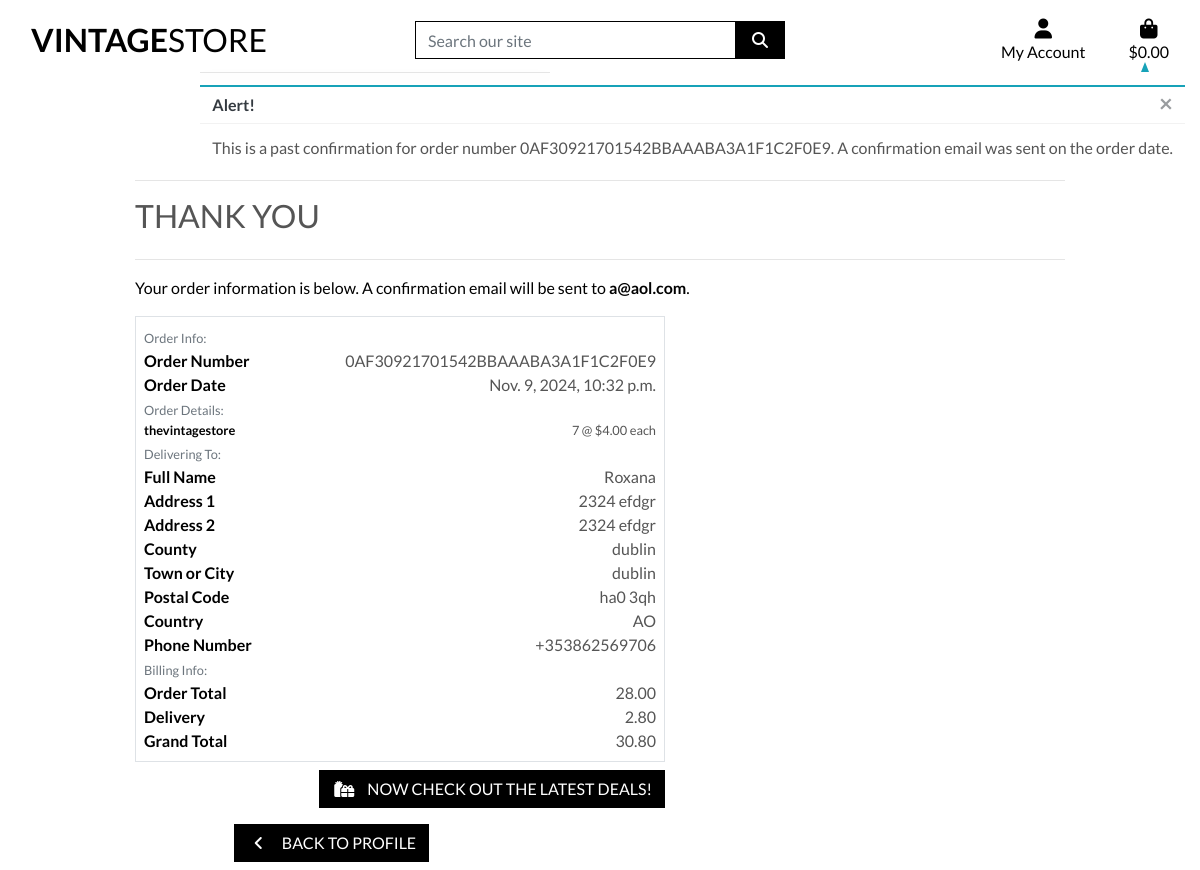
Screenshot of /profile/order_history/0AF30921701542BBAAABA3A1F1C2F0E9 with the database file from the repository.
### checkout/models.py (models this page shows, shortened)
class Order(models.Model):
    order_number = models.CharField(max_length=32, null=False, editable=False)
    user_profile = models.ForeignKey(UserProfile, on_delete=models.SET_NULL,
                                     null=True, blank=True, related_name='orders')
    full_name = models.CharField(max_length=50, null=False, blank=False)
    email = models.EmailField(max_length=254, null=False, blank=False)
    phone_number = models.CharField(max_length=20, null=False, blank=False)
    country = CountryField(blank_label='Country *', null=False, blank=False)
    postcode = models.CharField(max_length=20, null=True, blank=True)
    town_or_city = models.CharField(max_length=40, null=False, blank=False)
    street_address1 = models.CharField(max_length=80, null=False, blank=False)
    street_address2 = models.CharField(max_length=80, null=True, blank=True)
    county = models.CharField(max_length=80, null=True, blank=True)
    date = models.DateTimeField(auto_now_add=True)
    delivery_cost = models.DecimalField(max_digits=6, decimal_places=2, null=False, default=0)
    order_total = models.DecimalField(max_digits=10, decimal_places=2, null=False, default=0)
    grand_total = models.DecimalField(max_digits=10, decimal_places=2, null=False, default=0)
    original_bag = models.TextField(null=False, blank=False, default='')
    stripe_pid = models.CharField(max_length=254, null=False, blank=False, default='')

class OrderLineItem(models.Model):
    order = models.ForeignKey(Order, null=False, blank=False, on_delete=models.CASCADE, related_name='lineitems')
    product = models.ForeignKey(Product, null=False, blank=False, on_delete=models.CASCADE)
    product_size = models.CharField(max_length=2, null=True, blank=True) # XS, S, M, L, XL
    quantity = models.IntegerField(null=False, blank=False, default=0)
    lineitem_total = models.DecimalField(max_digits=6, decimal_places=2, null=False, blank=False, editable=False)

### products/models.py (models this page shows, shortened)
class Product(models.Model):
    category = models.ForeignKey('Category', null=True, blank=True, on_delete=models.SET_NULL)
    sku = models.CharField(max_length=254, null=True, blank=True)
    name = models.CharField(max_length=254)
    description = models.TextField()
    has_sizes = models.BooleanField(default=False, null=True, blank=True)
    price = models.DecimalField(max_digits=6, decimal_places=2)
    rating = models.DecimalField(max_digits=6, decimal_places=2, null=True, blank=True)
    image_url = models.URLField(max_length=1024, null=True, blank=True)
    image = models.ImageField(null=True, blank=True)

### profiles/views.py (the view)
# urls.py: path('order_history/<order_number>', views.order_history, name='order_history'),
def order_history(request, order_number):
    order = get_object_or_404(Order, order_number=order_number)
    messages.info(request, (
        f'This is a past confirmation for order number {order_number}. '
        'A confirmation email was sent on the order date.'
    ))
    template = 'checkout/checkout_success.html'
    context = {
        'order': order,
        'from_profile': True,
    }
    return render(request, template, context)

### checkout/templates/checkout/checkout_success.html (shortened to what this page needs)
{% extends "base.html" %}
{% load static %}
{% block extra_css %}
    <link rel="stylesheet" href="{% static 'checkout/css/checkout.css' %}">
{% endblock %}
{% block page_header %}
    <div class="container header-container">
    </div>
{% endblock %}
{% block content %}
    <div class="overlay"></div>
    <div class="container">
        <div class="row">
            <div class="col">
                <hr>
                <h2 class="logo-font mb-4">Thank You</h2>
                <hr>
                <p class="text-black">Your order information is below. A confirmation email will be sent to <strong>{{ order.email }}</strong>.</p>
            </div>
        </div>
        <div class="row">
            <div class="col-12 col-lg-7">
                <div class="order-confirmation-wrapper p-2 border">
                    <div class="row">
                        <div class="col">
                            <small class="text-muted">Order Info:</small>
                        </div>
                    </div>
                    <div class="row">
                        <div class="col-12 col-md-4">
                            <p class="mb-0 text-black font-weight-bold">Order Number</p>
                        </div>
                        <div class="col-12 col-md-8 text-md-right">
                            <p class="mb-0">{{ order.order_number }}</p>
                        </div>
                    </div>
                    <div class="row">
                        <div class="col-12 col-md-4">
                            <p class="mb-0 text-black font-weight-bold">Order Date</p>
                        </div>
                        <div class="col-12 col-md-8 text-md-right">
                            <p class="mb-0">{{ order.date }}</p>
                        </div>
                    </div>
                    <div class="row">
                        <div class="col">
                            <small class="text-muted">Order Details:</small>
                        </div>
                    </div>
                    {% for item in order.lineitems.all %}
                    <div class="row">
                        <div class="col-12 col-md-4">
                            <p class="small mb-0 text-black font-weight-bold">
                                {{ item.product.name }}{% if item.product_size %} - Size {{ item.product.size|upper }}{% endif %}
                            </p>
                        </div>
                        <div class="col-12 col-md-8 text-md-right">
                            <p class="small mb-0">{{ item.quantity }} @ ${{ item.product.price }} each</p>
                        </div>
                    </div>
                    {% endfor %}
                    <div class="row">
                        <div class="col">
                            <small class="text-muted">Delivering To:</small>
                        </div>
                    </div>
                    <div class="row">
                        <div class="col-12 col-md-4">
                            <p class="mb-0 text-black font-weight-bold">Full Name</p>
                        </div>
                        <div class="col-12 col-md-8 text-md-right">
                            <p class="mb-0">{{ order.full_name }}</p>
                        </div>
                    </div>
                    <div class="row">
                        <div class="col-12 col-md-4">
                            <p class="mb-0 text-black font-weight-bold">Address 1</p>
                        </div>
                        <div class="col-12 col-md-8 text-md-right">
                            <p class="mb-0">{{ order.street_address1 }}</p>
                        </div>
                    </div>
                    {% if order.street_address2 %}
                    <div class="row">
                        <div class="col-12 col-md-4">
                            <p class="mb-0 text-black font-weight-bold">Address 2</p>
                        </div>
                        <div class="col-12 col-md-8 text-md-right">
                            <p class="mb-0">{{ order.street_address1 }}</p>
                        </div>
                    </div>
                    {% endif %}
                    {% if order.county %}
                    <div class="row">
                        <div class="col-12 col-md-4">
                            <p class="mb-0 text-black font-weight-bold">County</p>
                        </div>
                        <div class="col-12 col-md-8 text-md-right">
                            <p class="mb-0">{{ order.county }}</p>
                        </div>
                    </div>
                    {% endif %}
                    <div class="row">
                        <div class="col-12 col-md-4">
                            <p class="mb-0 text-black font-weight-bold">Town or City</p>
                        </div>
                        <div class="col-12 col-md-8 text-md-right">
                            <p class="mb-0">{{ order.town_or_city }}</p>
                        </div>
                    </div>
                    {% if order.postcode %}
                    <div class="row">
                        <div class="col-12 col-md-4">
                            <p class="mb-0 text-black font-weight-bold">Postal Code</p>
                        </div>
                        <div class="col-12 col-md-8 text-md-right">
                            <p class="mb-0">{{ order.postcode }}</p>
                        </div>
                    </div>
                    {% endif %}
                    <div class="row">
                        <div class="col-12 col-md-4">
                            <p class="mb-0 text-black font-weight-bold">Country</p>
                        </div>
                        <div class="col-12 col-md-8 text-md-right">
                            <p class="mb-0">{{ order.country }}</p>
                        </div>
                    </div>
                    <div class="row">
                        <div class="col-12 col-md-4">
                            <p class="mb-0 text-black font-weight-bold">Phone Number</p>
                        </div>
                        <div class="col-12 col-md-8 text-md-right">
                            <p class="mb-0">{{ order.phone_number }}</p>
                        </div>
                    </div>
                    <div class="row">
                        <div class="col">
                            <small class="text-muted">Billing Info:</small>
                        </div>
                    </div>
                    <div class="row">
                        <div class="col-12 col-md-4">
                            <p class="mb-0 text-black font-weight-bold">Order Total</p>
                        </div>
                        <div class="col-12 col-md-8 text-md-right">
                            <p class="mb-0">{{ order.order_total }}</p>
                        </div>
                    </div>
                    <div class="row">
                        <div class="col-12 col-md-4">
                            <p class="mb-0 text-black font-weight-bold">Delivery</p>
                        </div>
                        <div class="col-12 col-md-8 text-md-right">
                            <p class="mb-0">{{ order.delivery_cost }}</p>
                        </div>
                    </div>
                    <div class="row">
                        <div class="col-12 col-md-4">
                            <p class="mb-0 text-black font-weight-bold">Grand Total</p>
                        </div>
                        <div class="col-12 col-md-8 text-md-right">
                            <p class="mb-0">{{ order.grand_total }}</p>
                        </div>
                    </div>
                </div>
            </div>
        </div>
        <div class="row">
			<div class="col-12 col-lg-7 text-right">
				<a href="{% url 'products' %}?category=new_arrivals,deals,clearance" class="btn btn-black rounded-0 my-2">
					<span class="icon mr-2">
						<i class="fas fa-gifts"></i>
					</span>
					<span class="text-uppercase">Now check out the latest deals!</span>
				</a>
                <div class="col-12 col-lg-7 text-right">
                    {% if from_profile %}
                        <a href="{% url 'profile' %}" class="btn btn-black rounded-0 my-2">
                            <span class="icon mr-2">
                                <i class="fas fa-angle-left"></i>
                            </span>
                            <span class="text-uppercase">Back to Profile</span>
                        </a>
                    {% endif %}
			</div>
		</div>
    </div>
{% endblock %}

### rows the page displays
Order: email "a@aol.com", order_number "0AF30921701542BBAAABA3A1F1C2F0E9", date "Nov. 9, 2024, 10:32 p.m.", full_name "Roxana", street_address1 "2324 efdgr", county "dublin", town_or_city "dublin", postcode "ha0 3qh", country "AO", phone_number "+353862569706", order_total "28.00", delivery_cost "2.80", grand_total "30.80"
OrderLineItem: product.name "thevintagestore", quantity "7", product.price "4.00"

### other values shown
{{ message }} "This is a past confirmation for order number 0AF30921701542BBAAABA3A1F1C2F0E9. A confirmation email was sent on the order date."
